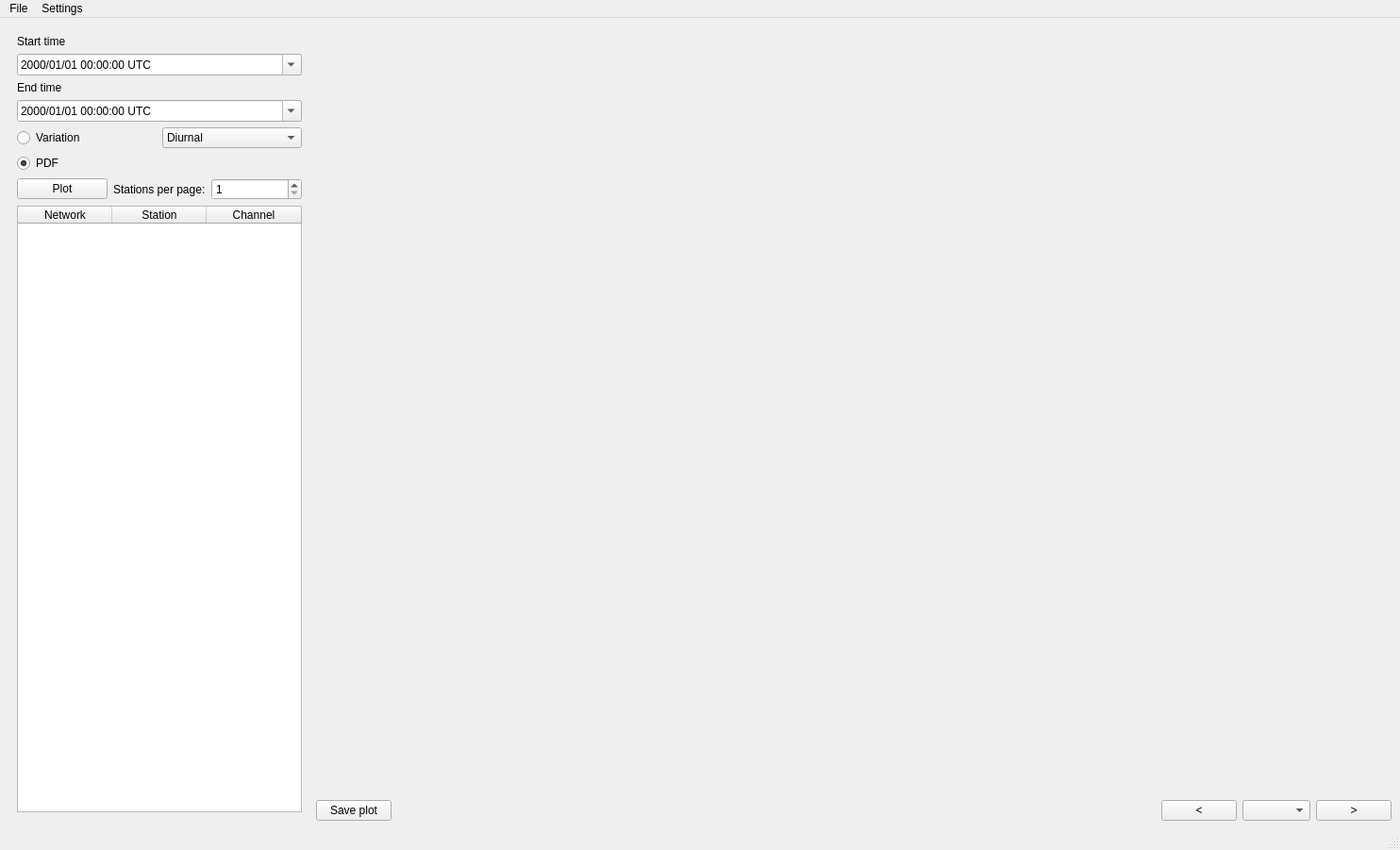
<?xml version="1.0" encoding="UTF-8"?>
<ui version="4.0">
 <class>MainWindow</class>
 <widget class="QMainWindow" name="MainWindow">
  <property name="geometry">
   <rect>
    <x>0</x>
    <y>0</y>
    <width>1484</width>
    <height>901</height>
   </rect>
  </property>
  <property name="windowTitle">
   <string>PPSD</string>
  </property>
  <widget class="QWidget" name="centralwidget">
   <layout class="QHBoxLayout" name="horizontalLayout_4">
    <item>
     <layout class="QVBoxLayout" name="verticalLayout_4">
      <property name="rightMargin">
       <number>0</number>
      </property>
      <item>
       <widget class="QWidget" name="widget_2" native="true">
        <property name="sizePolicy">
         <sizepolicy hsizetype="Minimum" vsizetype="Minimum">
          <horstretch>0</horstretch>
          <verstretch>0</verstretch>
         </sizepolicy>
        </property>
        <layout class="QVBoxLayout" name="verticalLayout_2">
         <item>
          <widget class="QLabel" name="label_23">
           <property name="sizePolicy">
            <sizepolicy hsizetype="Preferred" vsizetype="Fixed">
             <horstretch>0</horstretch>
             <verstretch>0</verstretch>
            </sizepolicy>
           </property>
           <property name="text">
            <string>Start time</string>
           </property>
          </widget>
         </item>
         <item>
          <widget class="QDateTimeEdit" name="dateTimeEdit_4">
           <property name="currentSection">
            <enum>QDateTimeEdit::YearSection</enum>
           </property>
           <property name="displayFormat">
            <string>yyyy/MM/dd hh:mm:ss UTC</string>
           </property>
           <property name="calendarPopup">
            <bool>true</bool>
           </property>
           <property name="timeSpec">
            <enum>Qt::LocalTime</enum>
           </property>
          </widget>
         </item>
         <item>
          <widget class="QLabel" name="label_24">
           <property name="sizePolicy">
            <sizepolicy hsizetype="Preferred" vsizetype="Fixed">
             <horstretch>0</horstretch>
             <verstretch>0</verstretch>
            </sizepolicy>
           </property>
           <property name="text">
            <string>End time</string>
           </property>
          </widget>
         </item>
         <item>
          <widget class="QDateTimeEdit" name="dateTimeEdit_5">
           <property name="currentSection">
            <enum>QDateTimeEdit::YearSection</enum>
           </property>
           <property name="displayFormat">
            <string>yyyy/MM/dd hh:mm:ss UTC</string>
           </property>
           <property name="calendarPopup">
            <bool>true</bool>
           </property>
           <property name="timeSpec">
            <enum>Qt::LocalTime</enum>
           </property>
          </widget>
         </item>
         <item>
          <layout class="QHBoxLayout" name="horizontalLayout">
           <property name="topMargin">
            <number>0</number>
           </property>
           <item>
            <widget class="QRadioButton" name="radioButton_2">
             <property name="text">
              <string>Variation</string>
             </property>
             <property name="checkable">
              <bool>true</bool>
             </property>
            </widget>
           </item>
           <item>
            <widget class="QComboBox" name="comboBox">
             <item>
              <property name="text">
               <string>Diurnal</string>
              </property>
             </item>
             <item>
              <property name="text">
               <string>Seasonal</string>
              </property>
             </item>
            </widget>
           </item>
          </layout>
         </item>
         <item>
          <widget class="QRadioButton" name="radioButton">
           <property name="text">
            <string>PDF</string>
           </property>
           <property name="checkable">
            <bool>true</bool>
           </property>
           <property name="checked">
            <bool>true</bool>
           </property>
          </widget>
         </item>
         <item>
          <layout class="QHBoxLayout" name="horizontalLayout_3">
           <item>
            <widget class="QPushButton" name="plotBtn">
             <property name="text">
              <string>Plot</string>
             </property>
            </widget>
           </item>
           <item>
            <widget class="QLabel" name="label">
             <property name="text">
              <string>Stations per page:</string>
             </property>
            </widget>
           </item>
           <item>
            <widget class="QSpinBox" name="spinBox">
             <property name="minimum">
              <number>1</number>
             </property>
             <property name="maximum">
              <number>3</number>
             </property>
            </widget>
           </item>
          </layout>
         </item>
         <item>
          <widget class="QTableWidget" name="tableWidget">
           <property name="sizePolicy">
            <sizepolicy hsizetype="Preferred" vsizetype="Expanding">
             <horstretch>0</horstretch>
             <verstretch>0</verstretch>
            </sizepolicy>
           </property>
           <property name="minimumSize">
            <size>
             <width>302</width>
             <height>0</height>
            </size>
           </property>
           <property name="selectionBehavior">
            <enum>QAbstractItemView::SelectRows</enum>
           </property>
           <column>
            <property name="text">
             <string>Network</string>
            </property>
           </column>
           <column>
            <property name="text">
             <string>Station</string>
            </property>
           </column>
           <column>
            <property name="text">
             <string>Channel</string>
            </property>
           </column>
          </widget>
         </item>
        </layout>
       </widget>
      </item>
     </layout>
    </item>
    <item>
     <layout class="QVBoxLayout" name="verticalLayout">
      <item>
       <widget class="MatplotlibWidget" name="mplwidget" native="true">
        <property name="sizePolicy">
         <sizepolicy hsizetype="Expanding" vsizetype="Expanding">
          <horstretch>0</horstretch>
          <verstretch>0</verstretch>
         </sizepolicy>
        </property>
        <property name="minimumSize">
         <size>
          <width>0</width>
          <height>0</height>
         </size>
        </property>
       </widget>
      </item>
      <item>
       <layout class="QHBoxLayout" name="horizontalLayout_2">
        <item>
         <widget class="QPushButton" name="pushButton_3">
          <property name="text">
           <string>Save plot</string>
          </property>
         </widget>
        </item>
        <item>
         <spacer name="horizontalSpacer">
          <property name="orientation">
           <enum>Qt::Horizontal</enum>
          </property>
          <property name="sizeHint" stdset="0">
           <size>
            <width>40</width>
            <height>20</height>
           </size>
          </property>
         </spacer>
        </item>
        <item>
         <widget class="QPushButton" name="pushButton">
          <property name="text">
           <string>&lt;</string>
          </property>
         </widget>
        </item>
        <item>
         <widget class="QComboBox" name="comboBox_2"/>
        </item>
        <item>
         <widget class="QPushButton" name="pushButton_2">
          <property name="text">
           <string>&gt;</string>
          </property>
         </widget>
        </item>
       </layout>
      </item>
     </layout>
    </item>
   </layout>
  </widget>
  <widget class="QMenuBar" name="menubar">
   <property name="geometry">
    <rect>
     <x>0</x>
     <y>0</y>
     <width>1484</width>
     <height>21</height>
    </rect>
   </property>
   <widget class="QMenu" name="menuGenerate">
    <property name="title">
     <string>File</string>
    </property>
    <addaction name="actionGenerate_synthetics"/>
    <addaction name="separator"/>
    <addaction name="actionExit"/>
   </widget>
   <widget class="QMenu" name="menuSettings">
    <property name="title">
     <string>Settings</string>
    </property>
   </widget>
   <addaction name="menuGenerate"/>
   <addaction name="menuSettings"/>
  </widget>
  <widget class="QStatusBar" name="statusbar"/>
  <action name="actionGenerate_synthetics">
   <property name="text">
    <string>Load/create database</string>
   </property>
  </action>
  <action name="actionExit">
   <property name="text">
    <string>Exit</string>
   </property>
  </action>
 </widget>
 <customwidgets>
  <customwidget>
   <class>MatplotlibWidget</class>
   <extends>QWidget</extends>
   <header>isp.receiverfunctions.rf_matplotlibwidget</header>
  </customwidget>
 </customwidgets>
 <resources/>
 <connections>
  <connection>
   <sender>radioButton_2</sender>
   <signal>pressed()</signal>
   <receiver>radioButton</receiver>
   <slot>toggle()</slot>
   <hints>
    <hint type="sourcelabel">
     <x>72</x>
     <y>138</y>
    </hint>
    <hint type="destinationlabel">
     <x>60</x>
     <y>165</y>
    </hint>
   </hints>
  </connection>
 </connections>
</ui>
